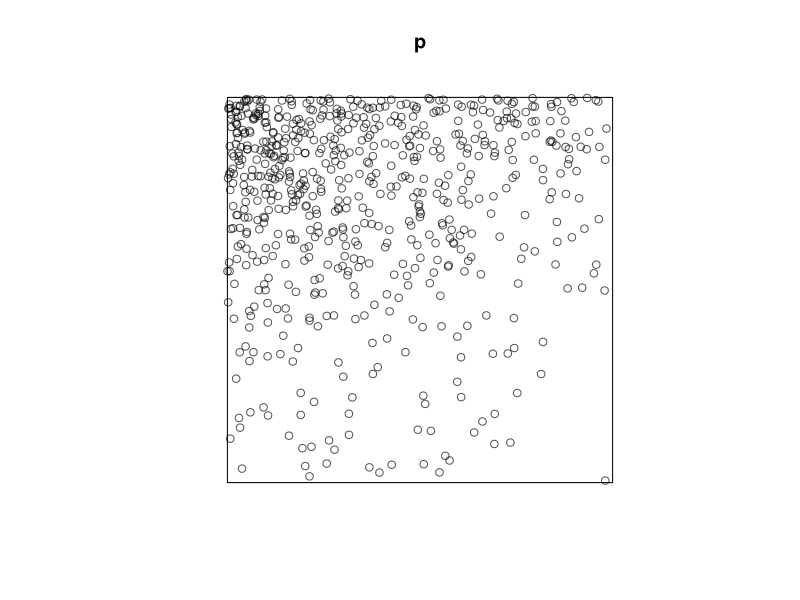
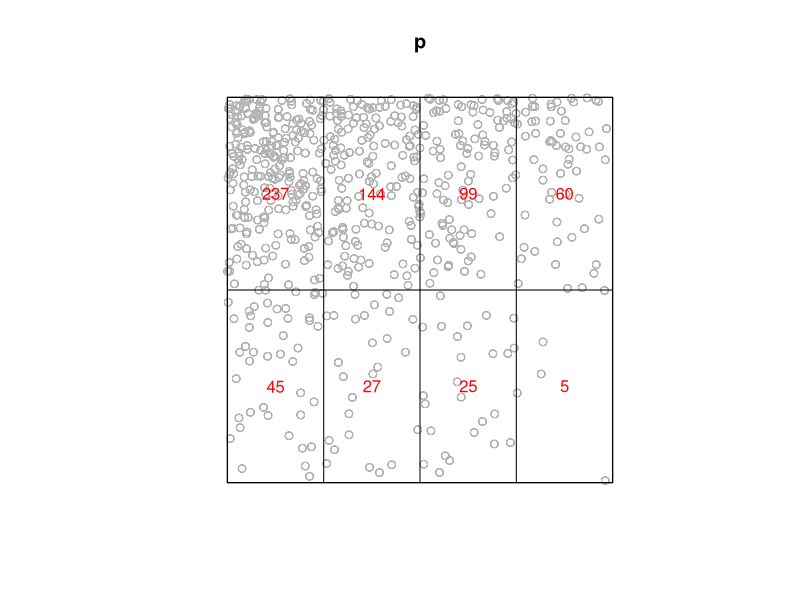
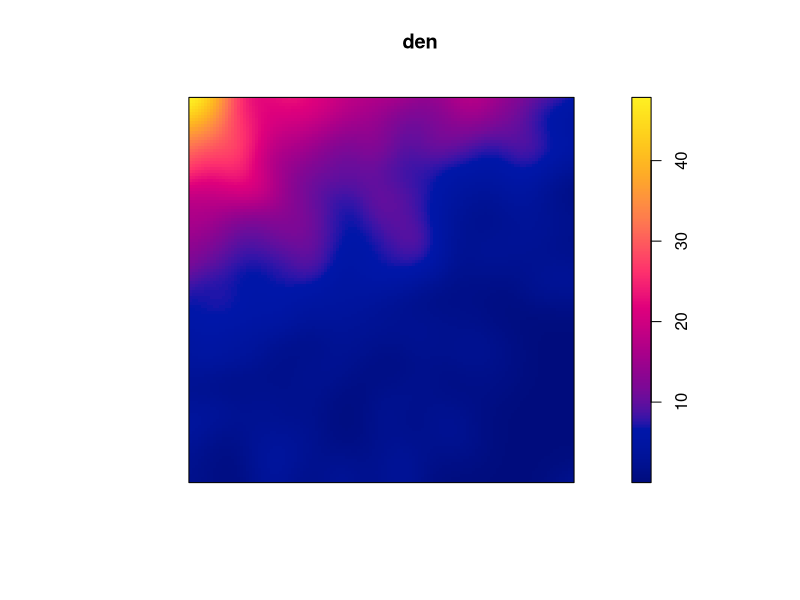
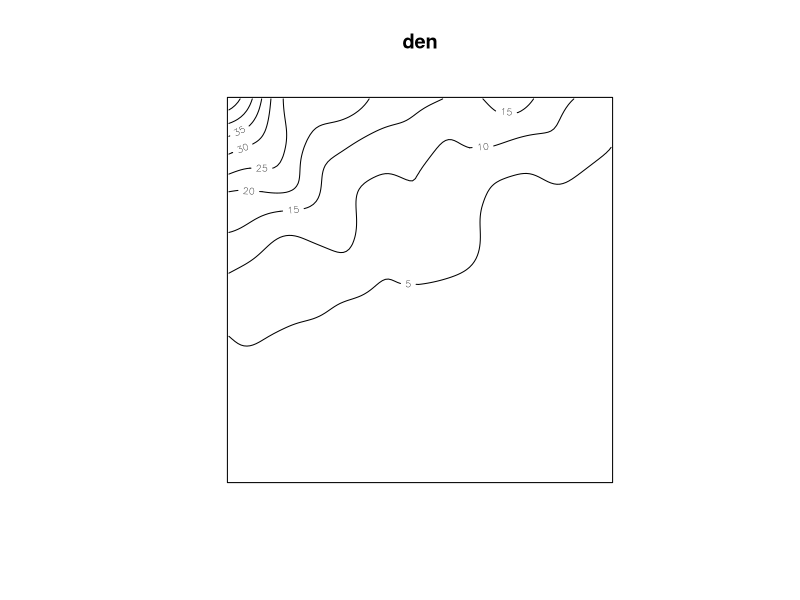
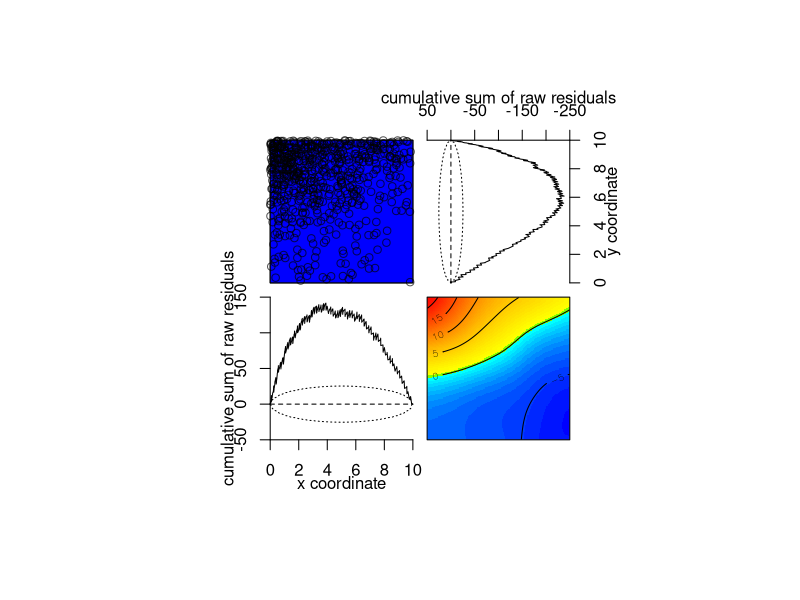
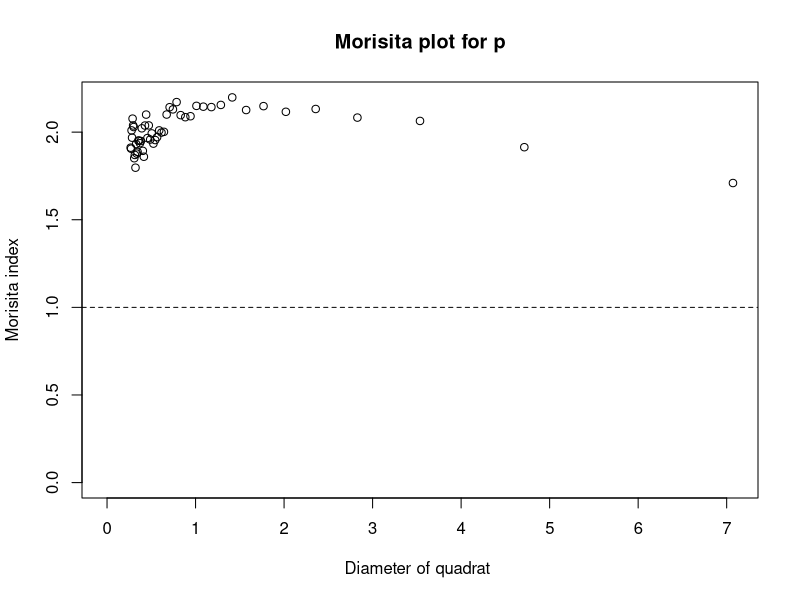
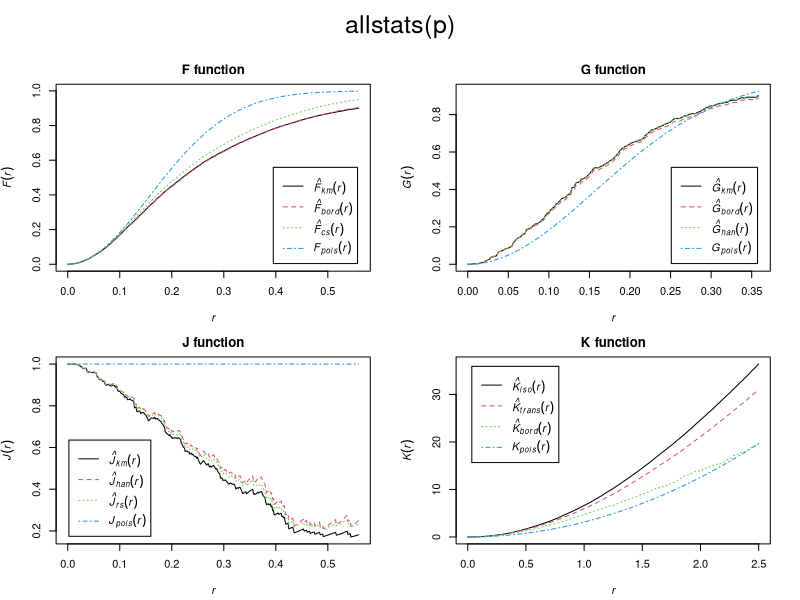

Write the R code that produced these figures, in order.
## ---- chunk 1
library(spatstat)
## ---- chunk 2
dat <- read.csv("pattern.csv")

p <- ppp(dat$x, dat$y, window=owin(c(0,10),c(0,10)))

plot(p)

lambda <- summary(p)$intensity

q <- quadratcount(p, nx=4,ny=2)

plot(p)
points(p, col="gray")
plot(q, add=T, col="red")
## ---- chunk 3

den <- density.ppp(p, sigma=.5, kernel='gaussian')

plot(den)
contour(den)
## ---- chunk 4

csr.test <- quadrat.test(p, nx=4, ny=4, method="Chisq")
csr.test
## ---- chunk 5

null <- ppm(p)
diagnose.ppm(null)
## ---- chunk 6

miplot(p)
## ---- chunk 7
D.pairwise <- pairdist(p, squared=F, periodic=T)
D.nn <- nndist(p, k=1)
D.esd <- distmap(p)
plot(allstats(p))
